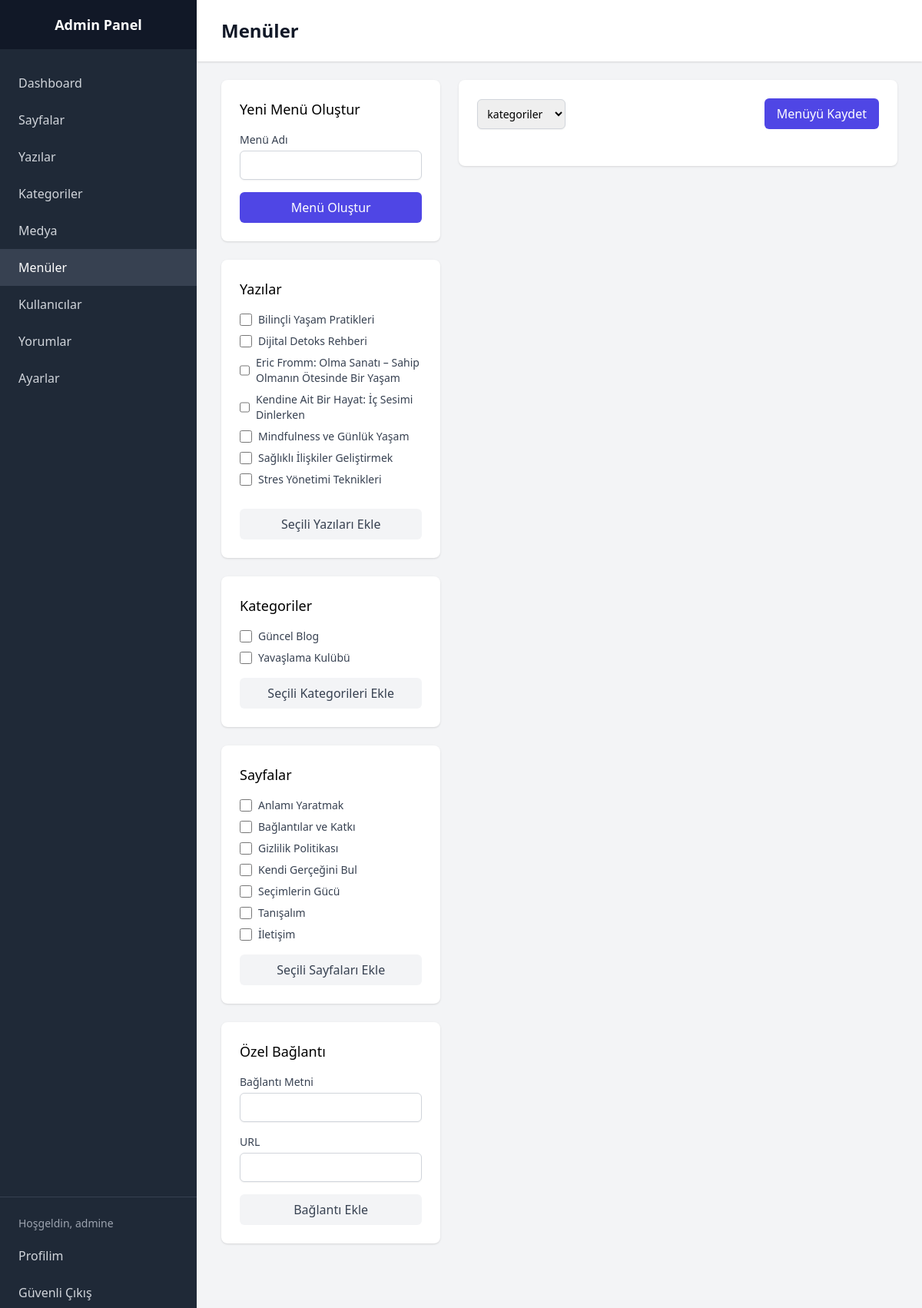
The app's page /backoffice/admin/menus.php (signed in) with its own data.
### tables this page shows
CREATE TABLE posts (
        id INTEGER PRIMARY KEY AUTOINCREMENT,
        title TEXT NOT NULL,
        meta_title TEXT,
        slug TEXT UNIQUE NOT NULL,
        content TEXT NOT NULL,
        meta_description TEXT,
        focus_keyword TEXT,
        featured_image TEXT,
        status TEXT CHECK(status IN ("draft", "published", "pending")) NOT NULL,
        author_id INTEGER,
        category_id INTEGER,
        created_at DATETIME DEFAULT CURRENT_TIMESTAMP,
        FOREIGN KEY (author_id) REFERENCES users(id),
        FOREIGN KEY (category_id) REFERENCES categories(id)
    );

CREATE TABLE categories (
        id INTEGER PRIMARY KEY AUTOINCREMENT,
        name TEXT UNIQUE NOT NULL,
        slug TEXT UNIQUE NOT NULL,
        description TEXT,
        parent_id INTEGER DEFAULT NULL,
        created_at DATETIME DEFAULT CURRENT_TIMESTAMP,
        FOREIGN KEY (parent_id) REFERENCES categories(id)
    );

CREATE TABLE pages (
        id INTEGER PRIMARY KEY AUTOINCREMENT,
        title TEXT NOT NULL,
        meta_title TEXT,
        slug TEXT UNIQUE NOT NULL,
        content TEXT NOT NULL,
        meta_description TEXT,
        focus_keyword TEXT,
        featured_image TEXT,
        status TEXT CHECK(status IN ("draft", "published", "pending")) NOT NULL DEFAULT "draft",
        author_id INTEGER,
        created_at DATETIME DEFAULT CURRENT_TIMESTAMP,
        FOREIGN KEY (author_id) REFERENCES users(id)
    );

### backoffice/includes/functions.php (called while the page is built, shortened)
<?php
function clean($data) {
    return htmlspecialchars($data, ENT_QUOTES, 'UTF-8');
}

### backoffice/admin/menus.php (the view, shortened to what this page needs)
<?php
require_once '../includes/auth.php';
$menus = [];
$result = $db->query('SELECT * FROM menus ORDER BY created_at DESC');
while ($row = $result->fetchArray(SQLITE3_ASSOC)) {
    $menus[] = $row;
}
$posts = [];
$result = $db->query('SELECT id, title FROM posts WHERE status = "published" ORDER BY title ASC');
while ($row = $result->fetchArray(SQLITE3_ASSOC)) {
    $posts[] = $row;
}
$categories = [];
$result = $db->query('SELECT id, name FROM categories ORDER BY name ASC');
while ($row = $result->fetchArray(SQLITE3_ASSOC)) {
    $categories[] = $row;
}
$pages = [];
$result = $db->query('SELECT id, title FROM pages WHERE status = "published" ORDER BY title ASC');
while ($row = $result->fetchArray(SQLITE3_ASSOC)) {
    $pages[] = $row;
}
?>
<!DOCTYPE html>
<html lang="tr">
<head>
    <script src="https://cdn.tailwindcss.com"></script>
    <link href="https://cdn.jsdelivr.net/npm/sortablejs@1.15.0/Sortable.min.css" rel="stylesheet" />
</head>
<body class="bg-gray-100">
    <div class="min-h-screen flex">
        <?php include 'includes/sidebar.php'; ?>
        <div class="flex-1">
            <header class="bg-white shadow">
                <div class="max-w-7xl mx-auto py-6 px-4 sm:px-6 lg:px-8">
                    <h1 class="text-2xl font-bold text-gray-900">Menüler</h1>
                </div>
            </header>
            <main class="max-w-7xl mx-auto py-6 sm:px-6 lg:px-8">
                <div class="flex gap-6">
                    <div class="w-1/3 space-y-6">
                        <div class="bg-white shadow rounded-lg p-6">
                            <h2 class="text-lg font-medium mb-4">Yeni Menü Oluştur</h2>
                            <form method="POST" class="space-y-4">
                                <div>
                                    <label class="block text-sm font-medium text-gray-700">Menü Adı</label>
                                    <input type="text" name="menu_name" required
                                           class="mt-1 block w-full rounded-md p-2 border border-gray-300 shadow-sm focus:border-indigo-500 focus:ring-indigo-500 sm:text-sm">
                                </div>
                                <button type="submit" name="create_menu"
                                        class="w-full bg-indigo-600 text-white px-4 py-2 rounded-md hover:bg-indigo-700">
                                    Menü Oluştur
                                </button>
                            </form>
                        </div>
                        <div class="bg-white shadow rounded-lg p-6">
                            <h2 class="text-lg font-medium mb-4">Yazılar</h2>
                            <div class="max-h-60 overflow-y-auto space-y-2">
                                <?php foreach ($posts as $post): ?>
                                    <div class="flex items-center">
                                        <input type="checkbox" value="<?php echo $post['id']; ?>"
                                               class="post-checkbox h-4 w-4 text-indigo-600 focus:ring-indigo-500 p-2 border border-gray-300 rounded">
                                        <label class="ml-2 text-sm text-gray-700">
                                            <?php echo clean($post['title']); ?>
                                        </label>
                                    </div>
                                <?php endforeach; ?>
                            </div>
                            <button onclick="addSelectedPosts()"
                                    class="mt-4 w-full bg-gray-100 text-gray-700 px-4 py-2 rounded-md hover:bg-gray-200">
                                Seçili Yazıları Ekle
                            </button>
                        </div>
                        <div class="bg-white shadow rounded-lg p-6">
                            <h2 class="text-lg font-medium mb-4">Kategoriler</h2>
                            <div class="max-h-60 overflow-y-auto space-y-2">
                                <?php foreach ($categories as $category): ?>
                                    <div class="flex items-center">
                                        <input type="checkbox" value="<?php echo $category['id']; ?>"
                                               class="category-checkbox h-4 w-4 text-indigo-600 focus:ring-indigo-500 p-2 border border-gray-300 rounded">
                                        <label class="ml-2 text-sm text-gray-700">
                                            <?php echo clean($category['name']); ?>
                                        </label>
                                    </div>
                                <?php endforeach; ?>
                            </div>
                            <button onclick="addSelectedCategories()"
                                    class="mt-4 w-full bg-gray-100 text-gray-700 px-4 py-2 rounded-md hover:bg-gray-200">
                                Seçili Kategorileri Ekle
                            </button>
                        </div>
                        <div class="bg-white shadow rounded-lg p-6">
                            <h2 class="text-lg font-medium mb-4">Sayfalar</h2>
                            <div class="max-h-60 overflow-y-auto space-y-2">
                                <?php foreach ($pages as $page): ?>
                                    <div class="flex items-center">
                                        <input type="checkbox" value="<?php echo $page['id']; ?>"
                                               class="page-checkbox h-4 w-4 text-indigo-600 focus:ring-indigo-500 p-2 border border-gray-300 rounded">
                                        <label class="ml-2 text-sm text-gray-700">
                                            <?php echo clean($page['title']); ?>
                                        </label>
                                    </div>
                                <?php endforeach; ?>
                            </div>
                            <button onclick="addSelectedPages()"
                                    class="mt-4 w-full bg-gray-100 text-gray-700 px-4 py-2 rounded-md hover:bg-gray-200">
                                Seçili Sayfaları Ekle
                            </button>
                        </div>
                        <div class="bg-white shadow rounded-lg p-6">
                            <h2 class="text-lg font-medium mb-4">Özel Bağlantı</h2>
                            <div class="space-y-4">
                                <div>
                                    <label class="block text-sm font-medium text-gray-700">Bağlantı Metni</label>
                                    <input type="text" id="custom_title"
                                           class="mt-1 block w-full rounded-md p-2 border border-gray-300 shadow-sm focus:border-indigo-500 focus:ring-indigo-500 sm:text-sm">
                                </div>
                                <div>
                                    <label class="block text-sm font-medium text-gray-700">URL</label>
                                    <input type="url" id="custom_url"
                                           class="mt-1 block w-full rounded-md p-2 border border-gray-300 shadow-sm focus:border-indigo-500 focus:ring-indigo-500 sm:text-sm">
                                </div>
                                <button onclick="addCustomLink()"
                                        class="w-full bg-gray-100 text-gray-700 px-4 py-2 rounded-md hover:bg-gray-200">
                                    Bağlantı Ekle
                                </button>
                            </div>
                        </div>
                    </div>
                    <div class="w-2/3">
                        <div class="bg-white shadow rounded-lg p-6">
                            <div class="flex items-center justify-between mb-6">
                                <select id="menu_selector" onchange="loadMenuItems(this.value)"
                                        class="rounded-md p-2 border border-gray-300 shadow-sm focus:border-indigo-500 focus:ring-indigo-500 sm:text-sm">
                                    <?php foreach ($menus as $menu): ?>
                                        <option value="<?php echo $menu['id']; ?>"><?php echo clean($menu['name']); ?></option>
                                    <?php endforeach; ?>
                                </select>
                                <button onclick="saveMenuStructure()"
                                        class="bg-indigo-600 text-white px-4 py-2 rounded-md hover:bg-indigo-700">
                                    Menüyü Kaydet
                                </button>
                            </div>
                        </div>
                    </div>
                </div>
            </main>
        </div>
    </div>
</body>
</html>

### records on screen
posts: title "Bilinçli Yaşam Pratikleri"
posts: title "Dijital Detoks Rehberi"
posts: title "Eric Fromm: Olma Sanatı – Sahip Olmanın Ötesinde Bir Yaşam"
posts: title "Kendine Ait Bir Hayat: İç Sesimi Dinlerken"
posts: title "Mindfulness ve Günlük Yaşam"
posts: title "Sağlıklı İlişkiler Geliştirmek"
posts: title "Stres Yönetimi Teknikleri"
categories: name "Güncel Blog"
categories: name "Yavaşlama Kulübü"
pages: title "Anlamı Yaratmak"
pages: title "Bağlantılar ve Katkı"
pages: title "Gizlilik Politikası"
pages: title "Kendi Gerçeğini Bul"
pages: title "Seçimlerin Gücü"
pages: title "Tanışalım"
pages: title "İletişim"

### other values on screen
$_SESSION['username'] "admine"
form field value "kategoriler"
